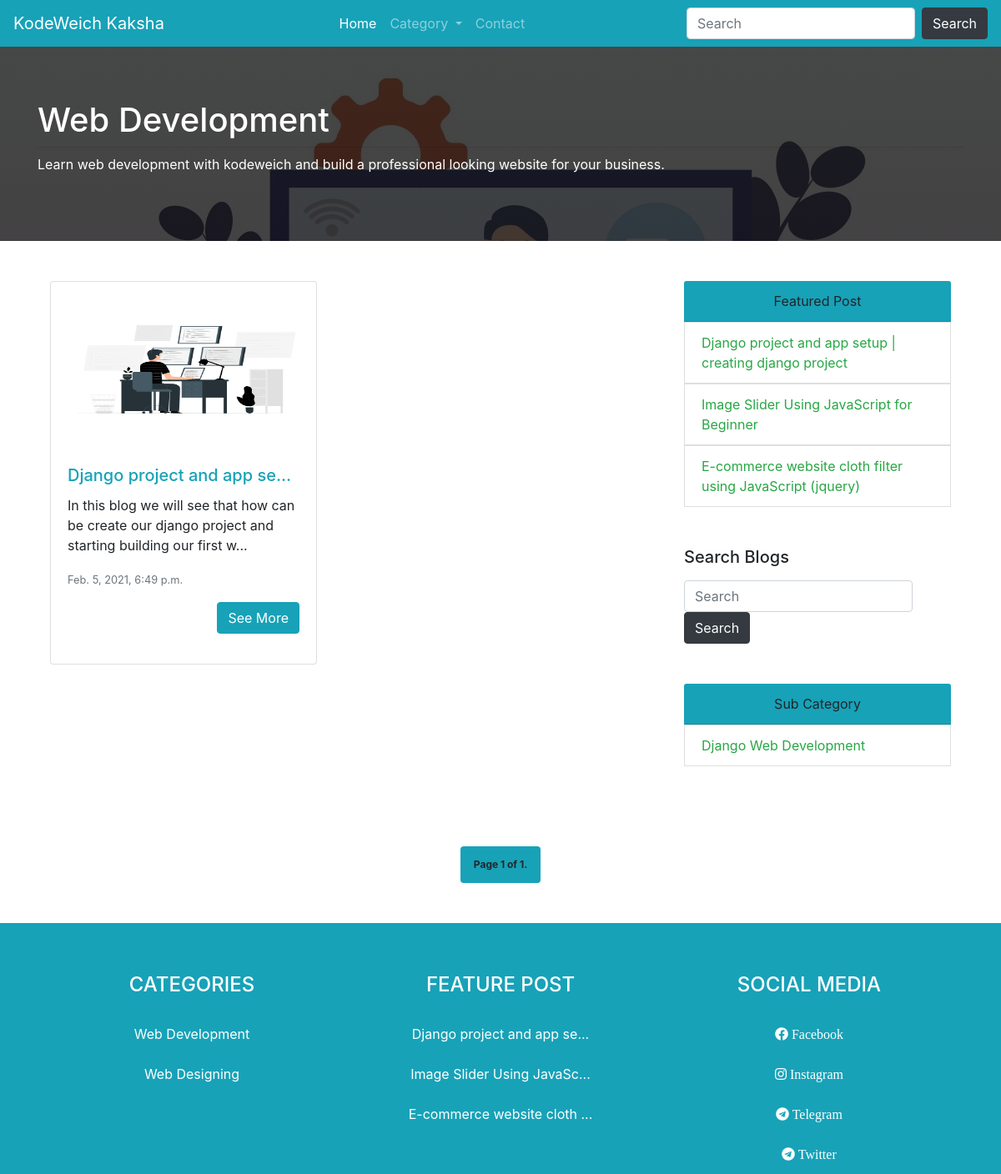
Page /blogs/web-development on the committed database.
### blog/models.py (models this page shows, shortened)
class Web_detail(models.Model):
    website_name = models.CharField(max_length=100)
    hero_image = models.ImageField(upload_to = "upload/")
    category_image = models.ImageField(upload_to = "upload/")
    sub_category_image = models.ImageField(upload_to = "upload/")
    comment_image = models.ImageField(upload_to = "upload/")
    facebook_link =models.CharField(max_length=200)
    instagram_link =models.CharField(max_length=200)
    twitter_link =models.CharField(max_length=200)
    telegram_link =models.CharField(max_length=200)

class BlogCategory(models.Model):
    title = models.CharField(max_length= 50)
    slug = models.CharField(max_length = 100)
    description = models.CharField(max_length=200)

class Blog(models.Model):
    title = models.CharField(max_length = 100)
    permalink = models.CharField(max_length = 200)
    content = models.TextField()
    description = models.CharField(max_length = 300)
    date = models.DateTimeField(auto_now_add=True)
    author = models.ForeignKey(Author ,on_delete=models.CASCADE)
    category = models.ForeignKey(BlogCategory , on_delete=models.CASCADE)
    sub_category = models.ForeignKey(BlogSubCategory, on_delete=models.CASCADE)
    image = models.ImageField(upload_to = "upload/")

class BlogSubCategory(models.Model):
    title = models.CharField(max_length= 50)
    slug = models.CharField(max_length = 100)
    description = models.CharField(max_length = 200)
    category = models.ForeignKey(BlogCategory, on_delete=models.CASCADE)

### blog/views.py (the view)
# urls.py: path('blogs/<str:category_slug>',BlogView.as_view(),name="blog"),
class BlogView(View):
    def get(self,request,category_slug):
        category = BlogCategory.objects.get(slug = category_slug)
        blogs = Blog.objects.filter(category = category)
        sub_category = BlogSubCategory.objects.filter(category = category)
        blog_obj = pagination(request,blogs,6)
        context = {
            'blogs':blog_obj,
            'sub_category':sub_category,
            'category':category,
        }
        return render(request, template_name="blog/blog.html", context = context)

### blog/templatetags/blog_tags.py (called while the page is built)
@register.simple_tag
def SEO():
    configuration= SEO_Configuration.objects.all().first()
    return configuration

@register.simple_tag
def web_detail():
    detail = Web_detail.objects.all().first()
    return detail

@register.simple_tag
def category():
    categories = BlogCategory.objects.all()
    return categories

@register.simple_tag
def feature_post():
    blogs = Blog.objects.all()
    comment_dict = {}
    for blog in blogs:
        no_of_comment = Comment.objects.filter(blog = blog).count()
        comment_dict[blog.permalink] = no_of_comment
    comment = dict(sorted(comment_dict.items(),reverse=True, key=lambda item: item[1]))
    query_set =set()
    for slug in dict(list(comment.items())[0: 5]):
        blog = Blog.objects.get(permalink = slug)
        query_set.add(blog)
    return query_set

### blog/views.py (called while the page is built)
def pagination(request,blogs,page_number):
    paginator = Paginator(blogs, page_number) # Show 25 contacts per page.
    page_number = request.GET.get('page')
    blog_obj = paginator.get_page(page_number)
    return blog_obj

### blog/templates/blog/blog.html (shortened to what this page needs)
{% extends 'blog/layout.html' %}
{% load blog_tags %}
{% SEO as config %}
{% web_detail as detail %}
{% block body %}
<section id="jumbotron" style="background-image:linear-gradient(rgba(23, 26, 24, 0.8),rgba(21, 19, 21, 0.8)),url('{{detail.category_image.url}}'); background-repeat: no-repeat;background-size:cover;">
    <div class="text-white jumbotron mb-0 jumbotron-fluid bg-transparent">
        <div class="container">
            <h1 class="display-5">{{category.title}}</h1>
            <hr class="my-2">
            <p>{{category.description}}</p>
        </div>
    </div>
</section>
<section id="blogs">
    <div class="container pt-5 mx-auto">
        <div class="row row-cols-1 row-cols-md-2">
            <div class="col-lg-8 col-md-8 col-ms-12">
                <div class="contianer">
                    <div class="card-deck">
                        {% for blog in blogs %}
                        <div class="col-lg-6 col-md-6 col-sm-12">
                            <div class="card mb-3">
                                <img src="{{blog.image.url}}" class="card-img-top" alt="..." height="200px">
                                <div class="card-body mb-3">
                                    <a href="/blog/{{blog.permalink}}" class="text-decoration-none text-info"><h5 class="card-title">{{blog.title|slice:":25"}}...</h5></a>
                                    <p class="card-text">{{blog.description|slice:":100"|safe}}...</p>
                                    <p class="card-text"><small class="text-muted">{{blog.date}}</small></p>
                                    <div class="links text-right">
                                        <a href="/blog/{{blog.permalink}}" class="btn btn-info">See More</a>
                                    </div>
                                </div>
                            </div>
                        </div>
                        {% endfor %}
                    </div>
                </div>
            </div>
            <div class="col-lg-4 col-md-4 col-sm-12">
                <div class="container mb-5 mx-auto">
                    <div class="card border-0">
                        <div class="card-header text-center bg-info">
                            Featured Post
                        </div>
                        <ul class="list-group list-group-flush">
                            {% feature_post as posts %}
                            {% for post in posts %}
                            <a href="/blog/{{post.permalink}} "class="text-decoration-none text-success"><li class="list-group-item">{{post.title}}</li></a>
                            {% endfor %}
                        </ul>
                    </div>
                </div>
                <div class="container mb-5 ">
                    <h5 class="mb-3">Search Blogs</h5>
                    <form class="form-inline my-2 my-lg-0"  action="/search_blog/" method="GET">
                        <input class="form-control mr-sm-2" type="search" placeholder="Search" name="search" aria-label="Search">
                        <button class="btn btn-dark my-2 my-sm-0" type="submit">Search</button>
                    </form>
                </div>
                <div class="container  mb-5 mx-auto">
                    <div class="card border-0 ">
                        <div class="card-header bg-info text-center">
                            Sub Category
                        </div>
                        <ul class="list-group list-group-flush">
                            {% for subcat in sub_category %}
                            <a href="/blogs/{{subcat.category.slug}}/{{subcat.slug}}" class="text-decoration-none text-success"><li class="list-group-item">{{subcat.title}}</li></a>
                            {% endfor %}
                        </ul>
                    </div>
                </div>
            </div>
        </div>
        <div class="blog-pagination mb-5 mt-5 d-flex">
            <div class="pagination align-self-center mx-auto">
                <span class="step-links">
                    <span class="current badge bg-info p-3 ">
                        Page {{ blogs.number}} of {{ blogs.paginator.num_pages }}.
                    </span>
                </span>
            </div>
        </div>
    </div>
</section>
{% endblock %}

### blog/templates/blog/layout.html (shortened to what this page needs)
<!DOCTYPE html>
<html lang="en">
{% load static %}
{% load blog_tags %}
{% web_detail as detail %}
<head>
    {% SEO as config %}
    <link rel="stylesheet" href="https://cdn.jsdelivr.net/npm/bootstrap@4.6.0/dist/css/bootstrap.min.css">
    <link rel="stylesheet" href="{% static 'blog/css/style.css' %}">
    <link rel="stylesheet" href="https://cdnjs.cloudflare.com/ajax/libs/font-awesome/5.15.2/css/all.min.css" />
</head>
<body>
    <header>
        <nav class="navbar navbar-expand-lg bg-info navbar-dark">
            <a class="navbar-brand" href="#">{{detail.website_name}}</a>
            <div class="collapse navbar-collapse" id="navbarTogglerDemo03">
                <ul class="navbar-nav mx-auto mt-2 mt-lg-0">
                    <li class="nav-item active">
                        <a class="nav-link" href="{% url 'Home' %}">Home <span class="sr-only">(current)</span></a>
                    </li>
                    <li class="nav-item dropdown">
                        <a class="nav-link dropdown-toggle" href="#" id="navbarScrollingDropdown" role="button"
                            data-toggle="dropdown" aria-expanded="false">
                            Category
                        </a>
                            {% category as result %}
                    </li>
                    <li class="nav-item">
                        <a class="nav-link" href="{% url 'Contact' %}">Contact</a>
                    </li>
                </ul>
                <form class="form-inline my-2 my-lg-0" action="/search_blog/" method="GET">
                    <input class="form-control mr-sm-2" type="search" name="search" placeholder="Search" aria-label="Search">
                    <button class="btn btn-dark my-2 my-sm-0" type="submit">Search</button>
                </form>
            </div>
        </nav>
    </header>
   {% block body %}
   {% endblock %}
    <footer class="bg-info">
        <div class="container mx-auto text-center">
            <div class="card-group pt-5 bg-transparent ">
                <div class="card bg-transparent border-0">
                    <div class="card-header border-0 bg-transparent">
                       <h4 class="text-white text-uppercase">Categories</h4>
                    </div>
                    <ul class="list-group  list-group-flush">
                        {% category as result %}
                        {% for cat in result|slice:":4" %}
                        <a href="/blogs/{{category.slug}}" class="text-decoration-none text-white" ><li class="list-group-item border-0 bg-transparent">{{cat.title}}</li></a>
                         {% endfor %}
                    </ul>
                </div>
                <div class="card bg-transparent border-0">
                    <div class="card-header border-0 bg-transparent">
                        <h4 class="text-white text-uppercase">Feature POST</h4>
                    </div>
                    <ul class="list-group list-group-flush">
                        {% feature_post as posts %}
                        {% for post in posts %}
                        <a href="/blog/{{post.permalink}} " class="text-decoration-none text-white"><li class="list-group-item border-0 bg-transparent">{{post.title|slice:":25"}}...</li></a>
                        {% endfor %}
                    </ul>
                </div>
                <div class="card bg-transparent border-0">
                    <div class="card-header border-0 bg-transparent">
                        <h4 class="text-white text-uppercase">Social Media</h4>
                    </div>
                    <ul class="list-group  list-group-flush">
                        <a href="{{detail.facebook_link}}"><li class="list-group-item border-0 bg-transparent"><i class="fab fa-facebook text-white"> Facebook</i></li></a>
                        <a href="{{detail.instagram_link}}"><li class="list-group-item border-0 bg-transparent"><i class="fab fa-instagram text-white" aria-hidden="true"> Instagram</i></li></a>
                        <a href="{{detail.telegram_link}}"><li class="list-group-item border-0 bg-transparent"><i class="fab  fa-telegram text-white" aria-hidden="true"> Telegram</i></li></a>
                        <a href="{{detail.twitter_link}}"><li class="list-group-item border-0 bg-transparent"><i class="fab  fa-telegram text-white" aria-hidden="true"> Twitter</i></li></a>
                    </ul>
                </div>
            </div>
        </div>
    </footer>
</body>
</html>

### blog/static/blog/css/style.css (style rules this page uses)
body a { text-decoration: none; }

### rows in the picture
Web_detail: website_name "KodeWeich Kaksha", category_image (picture)
BlogCategory: title "Web Development", description "Learn web development with kodeweich and build a professional looking website for your business."
Blog: image (picture), title "Django project and app se", description "In this blog we will see that how can be create our django project and starting building our first w", date "Feb. 5, 2021, 6:49 p.m.", title "Django project and app setup | creating django project"
Blog: title "Image Slider Using JavaScript for Beginner", title "Image Slider Using JavaSc"
Blog: title "E-commerce website cloth filter using JavaScript (jquery)", title "E-commerce website cloth"
BlogSubCategory: title "Django Web Development"
BlogCategory: title "Web Designing"

### other values in the picture
{{ blogs.number }} "1"
{{ blogs.paginator.num_pages }} "1"
